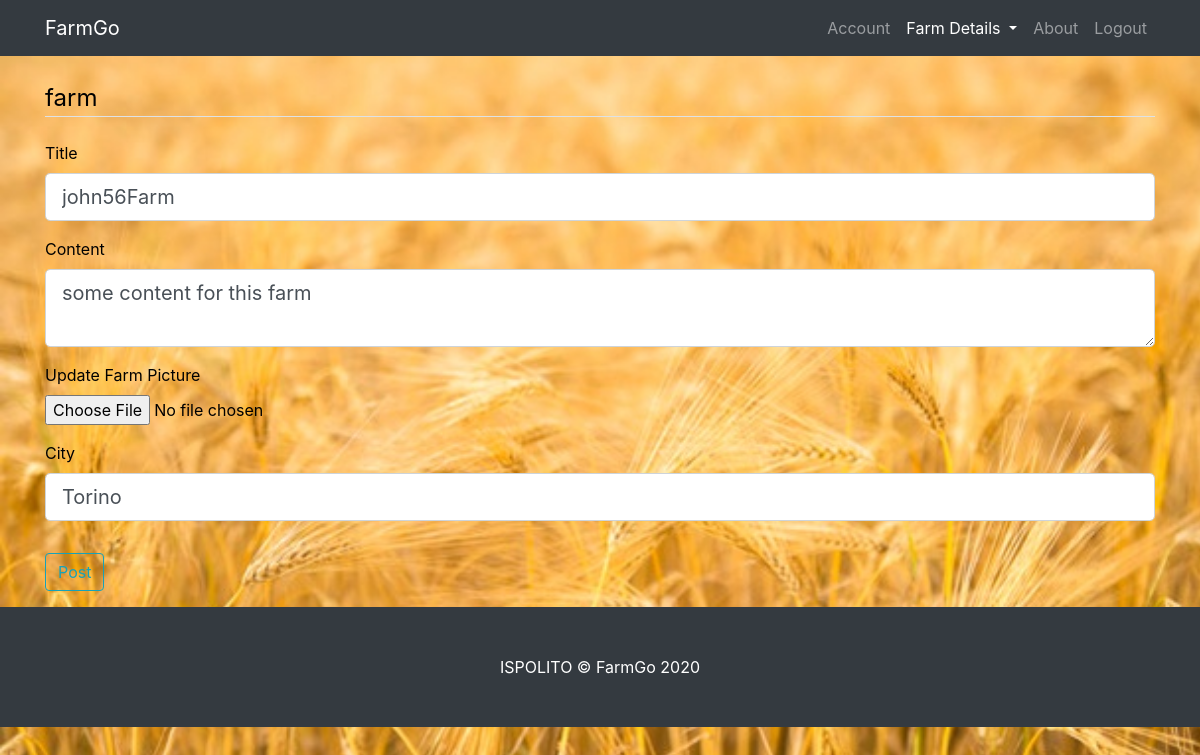
The app's page /update_post/6 (signed in) with its own data.
### FlaskBlog/models.py (models this page shows, shortened)
class Post(db.Model):
    id = db.Column(db.Integer, primary_key=True)
    title = db.Column(db.String(100), nullable=False)
    date_posted = db.Column(db.DateTime, nullable=False, default=datetime.utcnow)
    image_farm_file = db.Column(db.String(20), nullable=False, default='farm_pic.jpg')
    content = db.Column(db.Text, nullable=False)
    user_id = db.Column(db.Integer, db.ForeignKey('user.id'), nullable=False)
    user_order_farms = db.relationship('PurchaseInfo', backref='farm_that_sold', lazy=True)
    user_order_comment_farms = db.relationship('Comments', backref='farm_got_commented', lazy=True)
    city = db.Column(db.String(20), nullable=False, default='Torino')

### FlaskBlog/routes.py (the view)
@app.route('/update_post/<int:post_id>', methods=['POST','GET'])
@login_required
def update_post(post_id):
    post = Post.query.get_or_404(post_id)
    if post.author != current_user:
        abort(403)
    form = RetailerForm()
    if form.validate_on_submit():
        if form.picture.data:
            picture_file = save_picture(form.picture.data)
            post.image_farm_file = picture_file
        post.title = form.title.data
        post.content = form.content.data
        post.city = form.city.data
        db.session.commit()
        flash('Farm details have been changed!', 'success')
        return redirect(url_for('post', post_id=post_id))
    elif request.method == 'GET':
        form.title.data = post.title
        form.content.data = post.content
        form.city.data = post.city
    return render_template('update_farm.html', post=post, form=form)

### FlaskBlog/forms.py
class RetailerForm(FlaskForm):
    title = StringField('Title', validators=[DataRequired()])
    content = TextAreaField('Content', validators = [DataRequired()])
    picture = FileField('Update Farm Picture', validators=[FileAllowed(['png', 'jpg'])])
    city = StringField('City', validators=[DataRequired()])
    submit = SubmitField('Post')

### FlaskBlog/models.py (called while the page is built)
@login_manager.user_loader
def load_user(id):
    return User.query.get(int(id))

### FlaskBlog/templates/update_farm.html (shortened to what this page needs)
{% extends 'layout.html' %}
{% block content %}
    <div class="content-section">
            <form method="post" action="" enctype="multipart/form-data">
                <fieldset class="form-group">
                    <legend class="border-bottom mb-4">farm</legend>
                    <div class="form-group">
                        {{ form.title.label(class="form-control-label") }}
                        {% if form.title.errors %}
                            {{ form.title(class="form-control form-control-lg is-invalid") }}
                            <div class="invalid-feedback">
                                {% for error in form.title.errors %}
                                    <span>{{ error }}</span>
                                {% endfor %}
                            </div>
                        {% else %}
                            {{ form.title(class="form-control form-control-lg") }}
                        {% endif %}
                    </div>
                    <div class="form-group">
                        {{ form.content.label(class="form-control-label") }}
                        {% if form.content.errors %}
                            {{ form.content(class="form-control form-control-lg is-invalid") }}
                            <div class="invalid-feedback">
                                {% for error in form.content.errors %}
                                    <span>{{ error }}</span>
                                {% endfor %}
                            </div>
                        {% else %}
                            {{ form.content(class="form-control form-control-lg") }}
                        {% endif %}
                    </div>
                     <div class="form-group">
                        {{ form.picture.label() }}
                        {{ form.picture(class="form-control-file") }}
                    </div>
                    <div class="form-group">
                        {{ form.city.label(class="form-control-label") }}
                        {% if form.city.errors %}
                            {{ form.city(class="form-control form-control-lg is-invalid") }}
                            <div class="invalid-feedback">
                                {% for error in form.city.errors %}
                                    <span>{{ error }}</span>
                                {% endfor %}
                            </div>
                        {% else %}
                            {{ form.city(class="form-control form-control-lg") }}
                        {% endif %}
                    </div>
                </fieldset>
                <div class="form-group">
                    {{ form.submit(class="btn btn-outline-info") }}
                </div>
            </form>
    </div>
{% endblock content %}

### FlaskBlog/static/css/modern-business.css (style rules this page uses)
body { padding-top: 56px; }

### records on screen
Post: title "john56Farm", content "some content for this farm", city "Torino"
